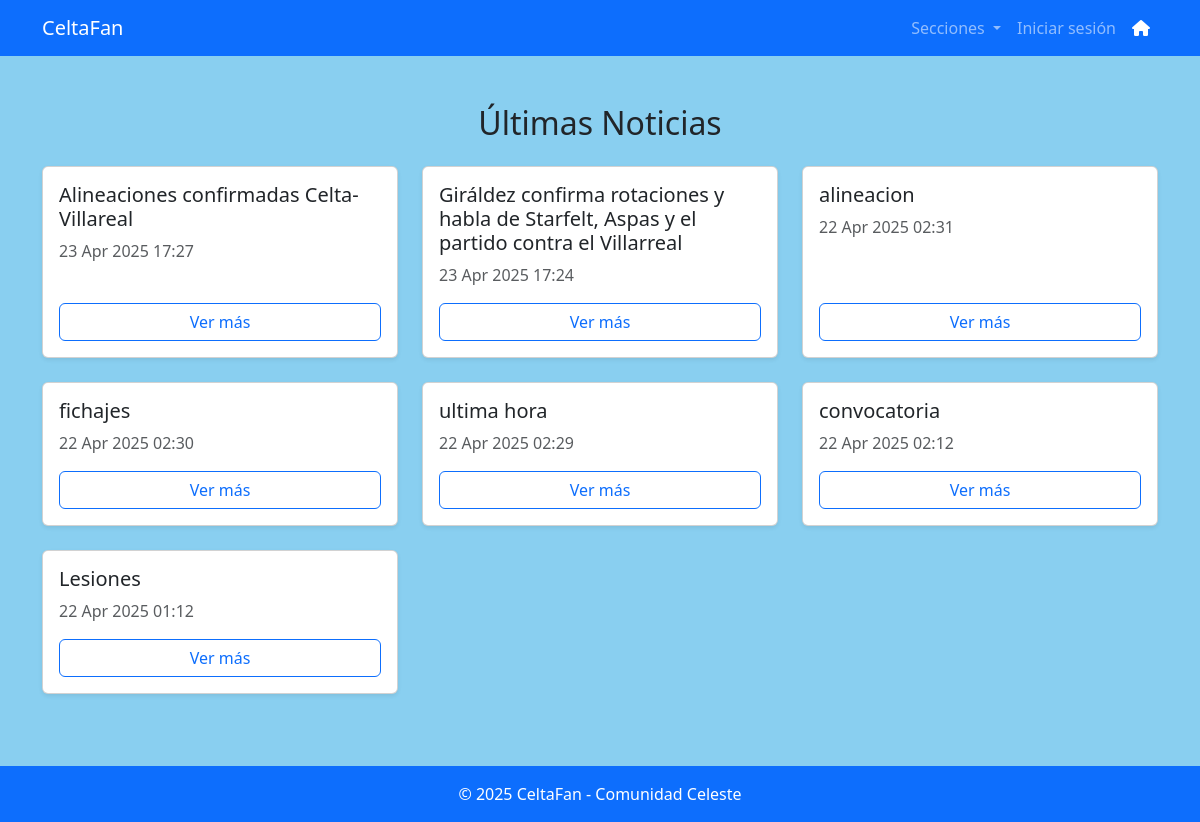
Screenshot of /noticias/ with the database file from the repository.
### core/models.py (models this page shows, shortened)
class Noticia(models.Model):
    titulo = models.CharField(max_length=200)
    contenido = models.TextField()
    fecha_publicacion = models.DateTimeField(default=timezone.now)

### core/views.py (the view)
# urls.py: path('noticias/', views.lista_noticias, name='lista_noticias'),
def lista_noticias(request):
    noticias = Noticia.objects.all().order_by('-fecha_publicacion')  # Ordenar por fecha descendente
    return render(request, 'noticias/lista_noticias.html', {'noticias': noticias})

### core/templates/noticias/lista_noticias.html (shortened to what this page needs)
<!DOCTYPE html>
<html lang="es">
<head>
    <link href="https://cdn.jsdelivr.net/npm/bootstrap@5.3.0/dist/css/bootstrap.min.css" rel="stylesheet">
    <link href="https://cdnjs.cloudflare.com/ajax/libs/font-awesome/6.0.0-beta3/css/all.min.css" rel="stylesheet">
</head>
<body style="background-color: #89CFF0;">
    <nav class="navbar navbar-expand-lg navbar-dark bg-primary">
        <div class="container">
            <a class="navbar-brand" href="#">CeltaFan</a>
            <div class="collapse navbar-collapse justify-content-end" id="navbarNav">
                <ul class="navbar-nav">
                    <li class="nav-item dropdown">
                        <a class="nav-link dropdown-toggle" href="#" id="seccionesDropdown" role="button"
                            data-bs-toggle="dropdown" aria-expanded="false">
                            Secciones
                        </a>
                    </li>
                    {% if user.is_authenticated %}
                    <li class="nav-item dropdown">
                        <a class="nav-link dropdown-toggle text-white" href="#" id="usuarioDropdown" role="button"
                            data-bs-toggle="dropdown" aria-expanded="false">
                            👤 {{ user.username }}
                        </a>
                        <ul class="dropdown-menu dropdown-menu-end" aria-labelledby="usuarioDropdown">
                            <li><a class="dropdown-item" href="{% url 'perfil' %}">Perfil</a></li>
                            <li>
                                <form method="post" action="{% url 'logout' %}" class="d-inline">
                                    {% csrf_token %}
                                    <button type="submit" class="dropdown-item">Salir</button>
                                </form>
                            </li>
                        </ul>
                    </li>
                    {% else %}
                    <li class="nav-item">
                        <a class="nav-link" href="{% url 'login' %}">Iniciar sesión</a>
                    </li>
                    {% endif %}
                    <li class="nav-item">
                        <a class="nav-link text-white" href="{% url 'home' %}">
                            <i class="fas fa-home"></i>
                        </a>
                    </li>
                </ul>
            </div>
        </div>
    </nav>
    <div class="container py-5">
        <h2 class="mb-4 text-center">Últimas Noticias</h2>
        <div class="row">
            {% for noticia in noticias %}
            <div class="col-sm-12 col-md-6 col-lg-4 mb-4">
                <div class="card h-100 shadow-sm">
                    <div class="card-body d-flex flex-column">
                        <h5 class="card-title">{{ noticia.titulo }}</h5>
                        <p class="text-muted mb-3">{{ noticia.fecha_publicacion|date:"d M Y H:i" }}</p>
                        <a href="{% url 'detalle_noticia' noticia.id %}" class="btn btn-outline-primary mt-auto">Ver
                            más</a>
                    </div>
                </div>
            </div>
            {% endfor %}
        </div>
    </div>
    <footer class="bg-primary text-white text-center py-3 mt-auto">
        &copy; 2025 CeltaFan - Comunidad Celeste
    </footer>
</body>
</html>

### rows the page displays
Noticia: titulo "Alineaciones confirmadas Celta-Villareal", fecha_publicacion "23 Apr 2025 17:27"
Noticia: titulo "Giráldez confirma rotaciones y habla de Starfelt, Aspas y el partido contra el Villarreal", fecha_publicacion "23 Apr 2025 17:24"
Noticia: titulo "alineacion", fecha_publicacion "22 Apr 2025 02:31"
Noticia: titulo "fichajes", fecha_publicacion "22 Apr 2025 02:30"
Noticia: titulo "ultima hora", fecha_publicacion "22 Apr 2025 02:29"
Noticia: titulo "convocatoria", fecha_publicacion "22 Apr 2025 02:12"
Noticia: titulo "Lesiones", fecha_publicacion "22 Apr 2025 01:12"
